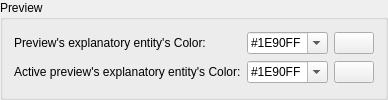
        <widget class="QGroupBox" name="gbPreview">
         <property name="title">
          <string>Preview</string>
         </property>
         <layout class="QGridLayout" name="gridLayout_5">
          <item row="1" column="2">
           <widget class="QPushButton" name="pb_previewRefHighlightColor">
            <property name="sizePolicy">
             <sizepolicy hsizetype="Maximum" vsizetype="Fixed">
              <horstretch>0</horstretch>
              <verstretch>0</verstretch>
             </sizepolicy>
            </property>
            <property name="toolTip">
             <string>Click to select color</string>
            </property>
            <property name="text">
             <string/>
            </property>
            <property name="icon">
             <iconset resource="../../../../../res/controls/controls.qrc">
              <normaloff>:/controls/colorxx.png</normaloff>:/controls/colorxx.png</iconset>
            </property>
           </widget>
          </item>
          <item row="0" column="1">
           <widget class="QComboBox" name="cbPreviewRefColor">
            <property name="toolTip">
             <string>Color for preview reference entities</string>
            </property>
            <property name="accessibleDescription">
             <string notr="true"/>
            </property>
            <property name="editable">
             <bool>true</bool>
            </property>
            <item>
             <property name="text">
              <string notr="true">#1E90FF</string>
             </property>
            </item>
            <item>
             <property name="text">
              <string notr="true">#FFC200</string>
             </property>
            </item>
           </widget>
          </item>
          <item row="0" column="0">
           <widget class="QLabel" name="lbPreviewRefColor">
            <property name="text">
             <string>Preview's explanatory entity's Color:</string>
            </property>
            <property name="buddy">
             <cstring>cbPreviewRefColor</cstring>
            </property>
           </widget>
          </item>
          <item row="1" column="0">
           <widget class="QLabel" name="lbPreviewRefHighlightColor">
            <property name="text">
             <string>Active preview's explanatory entity's Color:</string>
            </property>
            <property name="buddy">
             <cstring>cbPreviewRefHighlightColor</cstring>
            </property>
           </widget>
          </item>
          <item row="0" column="2">
           <widget class="QPushButton" name="pb_previewRefColor">
            <property name="sizePolicy">
             <sizepolicy hsizetype="Maximum" vsizetype="Fixed">
              <horstretch>0</horstretch>
              <verstretch>0</verstretch>
             </sizepolicy>
            </property>
            <property name="toolTip">
             <string>Click to select color</string>
            </property>
            <property name="text">
             <string/>
            </property>
            <property name="icon">
             <iconset resource="../../../../../res/controls/controls.qrc">
              <normaloff>:/controls/colorxx.png</normaloff>:/controls/colorxx.png</iconset>
            </property>
           </widget>
          </item>
          <item row="1" column="1">
           <widget class="QComboBox" name="cbPreviewRefHighlightColor">
            <property name="toolTip">
             <string>Color for selected preview reference entiites</string>
            </property>
            <property name="accessibleDescription">
             <string notr="true"/>
            </property>
            <property name="editable">
             <bool>true</bool>
            </property>
            <item>
             <property name="text">
              <string notr="true">#1E90FF</string>
             </property>
            </item>
            <item>
             <property name="text">
              <string notr="true">#FFC200</string>
             </property>
            </item>
           </widget>
          </item>
         </layout>
        </widget>
